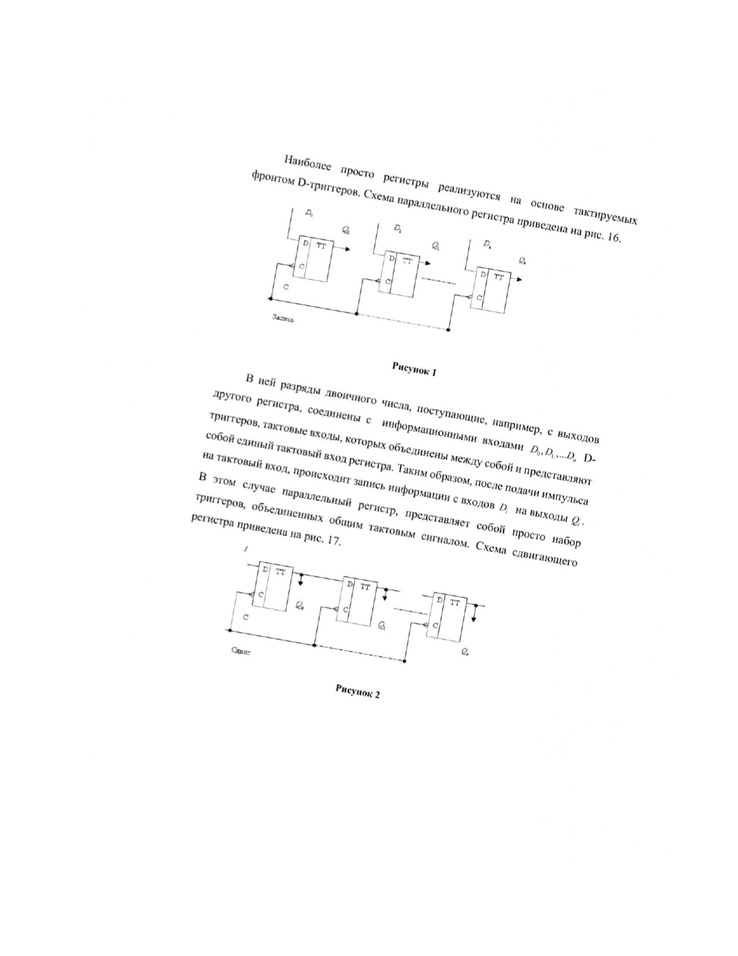
#> input picture PSRS2425-CompTech-BAK-250203-6 (1)_page-0001.jpg, 738 x 956 px, shrunk from 1275 x 1650 before the run, found by its file name
$ python rotation.py
#> lines starting #> are read from the running program, lines starting #| are printed output that depends on the picture; after the words box and inside, x2 and y2 are one past the last pixel; in counts of white or black regions, pixels touching at a corner belong together; long printed decimals are rounded
import cv2
import numpy as np
import os

# Загрузка изображения
image_path = "C:\\Users\\elise\\Downloads\\olimp\\PSRS2425-CompTech-BAK-250203-6 (1)_page-0001.jpg"


image = cv2.imread(image_path)
#> image is the input picture: shape (956, 738, 3); min 0, max 255, mean 251.9

# Проверка загрузки изображения
if image is None:
    print("Не удалось загрузить изображение. Проверьте путь к файлу.")
    exit()

# Преобразование изображения в серый цвет
gray_image = cv2.cvtColor(image, cv2.COLOR_BGR2GRAY)

# Применение гауссового размытия для уменьшения шума
blurred_image = cv2.GaussianBlur(gray_image, (5, 5), 0)

# Детектирование границ с помощью Canny
edges = cv2.Canny(blurred_image, 50, 150, apertureSize=3)
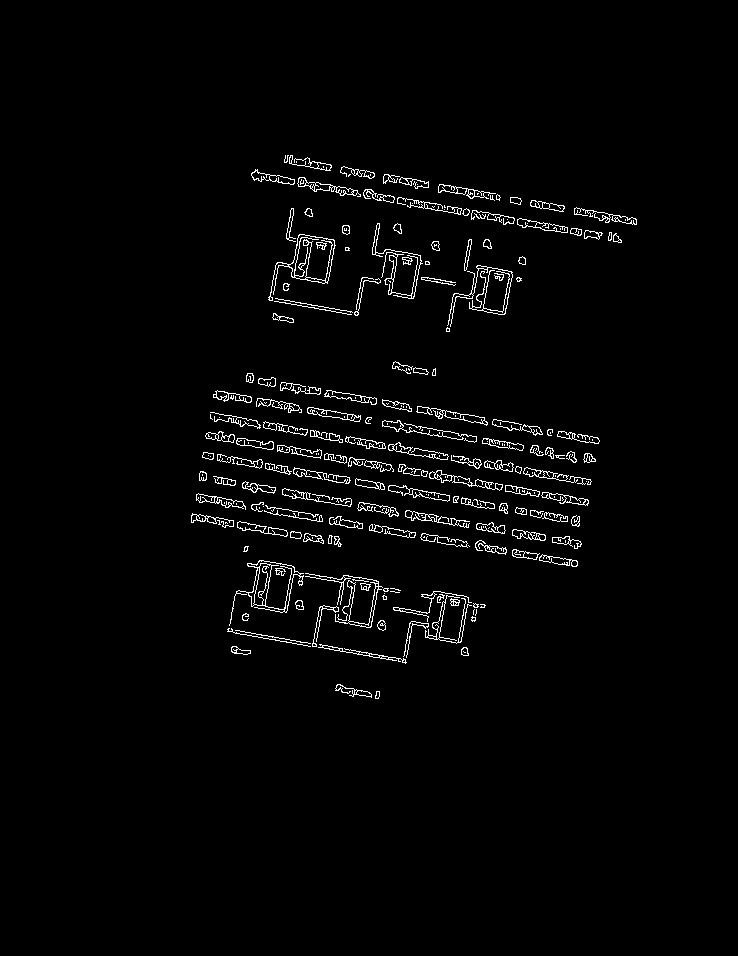
#> edges: shape (956, 738); 2.2% white in thin lines or dots, all inside (x1, y1, x2, y2) = (191, 155, 637, 699)

# Применение преобразования Хафа для нахождения прямых
lines = cv2.HoughLines(edges, 1, np.pi / 180, 200)
#> lines = 13 rows, first 8: [375, 1.75], [327, 1.75], [125, 1.75], [452, 1.75], [395, 1.75], [415, 1.75], [347, 1.75], [432, 1.75]

# Если прямые найдены, вычисляем угол наклона
if lines is not None:
    angles = []
    for line in lines:
        rho, theta = line[0]
        angle = np.degrees(theta) - 90  # Преобразование угла в градусы
        if angle < -45:
            angle += 180
        angles.append(angle)
#> this loop made 13 passes
#> (line, rho) on passes 1 to 12: ([[375, 1.75]], 375), ([[327, 1.75]], 327), ([[125, 1.75]], 125), ([[452, 1.75]], 452), ([[395, 1.75]], 395), ([[415, 1.75]], 415), ([[347, 1.75]], 347), ([[432, 1.75]], 432), ([[390, 1.75]], 390), ([[458, 1.75]], 458), ([[410, 1.75]], 410), ([[131, 1.75]], 131)
#> after the loop, angles = [10, 10, 10, 10, 10, 10, 10, 10, 10, 10, 10, 10, 10]

    # Среднее значение углов
    angle = np.mean(angles)
    print(f"Найденный угол наклона: {angle} градусов")
#| Найденный угол наклона: 10.000 градусов
else:
    print("Не удалось найти прямые на изображении.")
    exit()

# Поворот изображения на найденный угол
height, width = image.shape[:2]
#> height = 956; width = 738
rotation_matrix = cv2.getRotationMatrix2D((width / 2, height / 2), angle, 1)
#> rotation_matrix = [[0.985, 0.174, -77.4], [-0.174, 0.985, 71.34]]
rotated_image = cv2.warpAffine(image, rotation_matrix, (width, height))
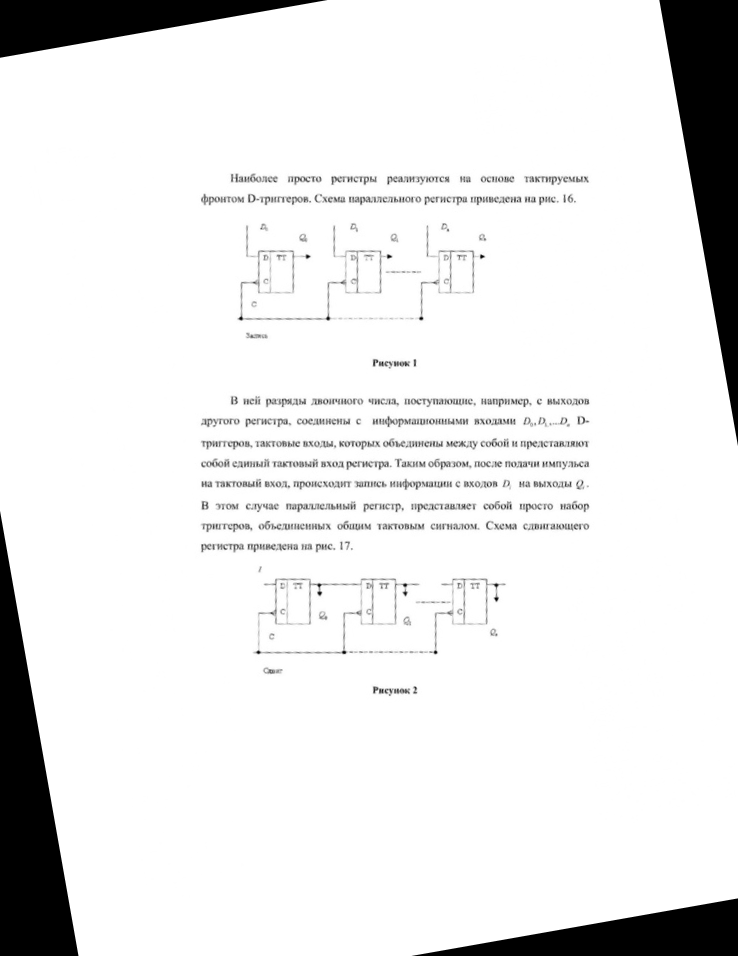
#> rotated_image: shape (956, 738, 3); min 0, max 255, mean 232.4

# Показываем результат
cv2.imshow('Rotated Image', rotated_image)
cv2.waitKey(0)
cv2.destroyAllWindows()

# Сохранение изображения в ту же папку
directory, filename = os.path.split(image_path)
output_path = os.path.join(directory, 'corrected_image.jpg')
cv2.imwrite(output_path, rotated_image)
print(f"Изображение сохранено как: {output_path}")
